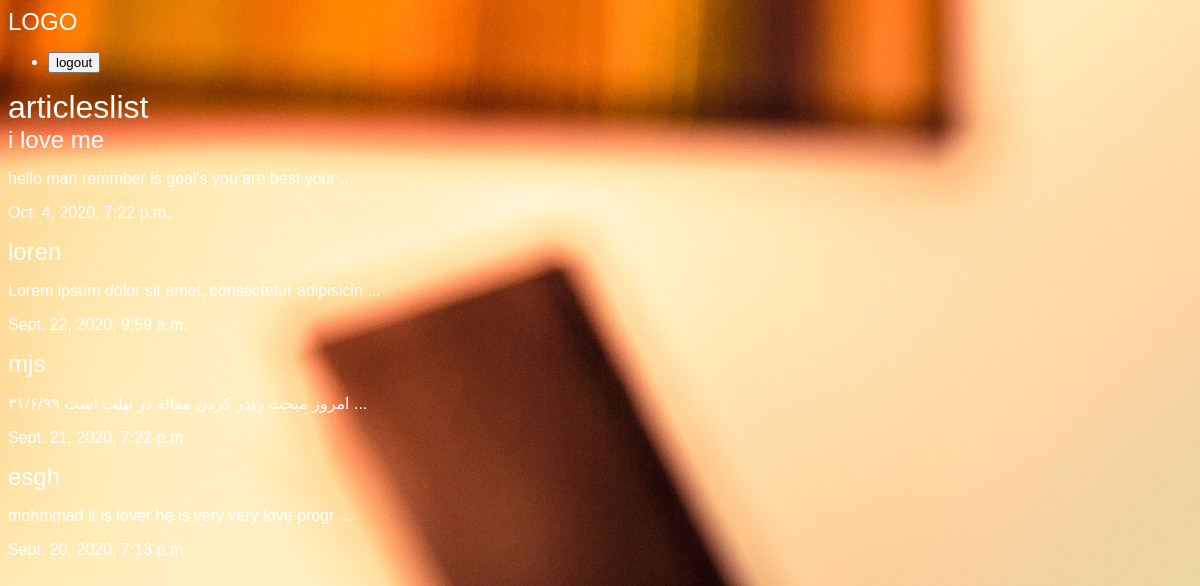
The app's page /articles/ with its own data.
### articles/models.py (models this page shows, shortened)
class Article(models.Model):
     title = models.CharField(max_length=100)
     slug= models.SlugField()
     body = models.TextField()
     date = models.DateTimeField(auto_now_add=True)
     image = models.ImageField(default='default.jpg',blank=True)
     def snippet(self):
         return self.body[:50]+ '  ...   '

### articles/views.py (the view)
# urls.py: path('',views.articles_list,name="list"),
def articles_list(request):
    articles = models.Article.objects.all().order_by('-date')
    return render(request,'articles/articleslist.html',{'articles':articles})

### articles/templates/articles/articleslist.html (shortened to what this page needs)
{%extends 'base.html'  %}
 {%block content%}
<div class="container">
  <h1>articleslist</h1>
  {% for article in articles%}
  <h2><a href="{%url 'articles:detail' slug=article.slug %}">{{article.title}}</a></h2>
  <p>{{article.snippet}}</p>
  <p>{{article.date}}</p>
  {% endfor %}
</div>
{%endblock%}

### templates/base.html (shortened to what this page needs)
{% load static %}
<!DOCTYPE html>
<html lang="en" dir="ltr">
  <head>
    <link rel="stylesheet" href="{%static 'styles.css' %}">
  </head>
  <body>
    <h2><a href="{% url 'articles:list%'} ">LOGO</a></h2>
      <nav>
        <ul>
          <li>
            <form class="logout_link " action="{% url 'accounts:logout' %}" method="post">
              <button type="submit" >logout</button>
            </form>
          </li>
        </ul>
      </nav>
    <div class="wrapper">
     {%block content%}
     {%endblock%}
     </div>
  </body>
</html>

### asset/styles.css (style rules this page uses)
body { background-color: #0f121f; background-image: url(stars.jpg); background-repeat-y:no-repeat; background-attachment: fixed; color:#fff; }
body * { font-family:arial; }
h1,h2,h3,h4,h5 { font-weight:normal; margin:0; }
a,a:hover,a:visited { color:#fff; text-decoration:none; }

### records on screen
Article: title "i love me", snippet "hello man remmber is goal's you are best your ...", date "Oct. 4, 2020, 7:22 p.m."
Article: title "loren", snippet "Lorem ipsum dolor sit amet, consectetur adipisicin ...", date "Sept. 22, 2020, 9:59 a.m."
Article: title "mjs", snippet "امروز مبحث رندر کردن مقاله دز تپلت است ۳۱/۶/۹۹ ...", date "Sept. 21, 2020, 7:22 p.m."
Article: title "esgh", snippet "mohmmad it is lover he is very very love progr ...", date "Sept. 20, 2020, 7:13 p.m."
